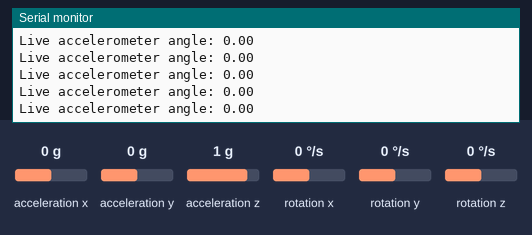
Simulated run of this sketch. Board: ESP32. On the bench: the last lines printed to the serial monitor. Wiring (inferred from the names in the program): MPU-9250 motion sensor at I2C address 0x68. The inputs (shaded band) are chosen by the test bench; at power-on: acceleration x 0 g, acceleration z 1 g, acceleration y 0 g, rotation x 0 °/s, rotation y 0 °/s, rotation z 0 °/s.

Above: at 6.2 s.
6.3 s: acceleration x set to -1.4 g
At 6.59 s:
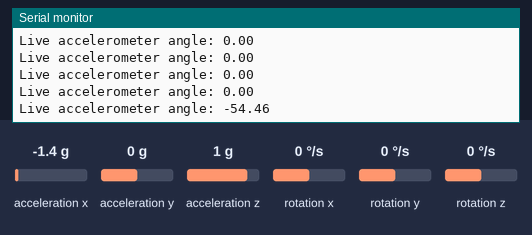
7.8 s: acceleration z set to -1.4 g
At 7.8 s:
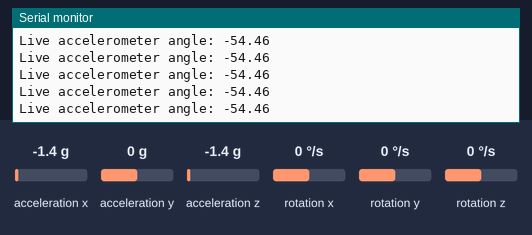
9.3 s: acceleration x set to -0.8 g
At 9.41 s:
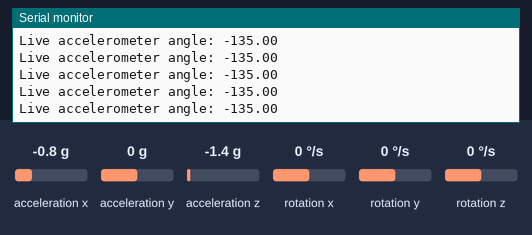
Timing chart, 0 to 12.3 s (numbered marks = the images above; inputs shaded):
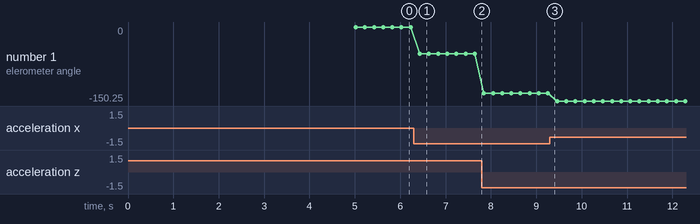

The sketch:

mpu6050_calibration_only.ino
```cpp
#include <Wire.h>

#define SDA_PIN 8
#define SCL_PIN 9
#define MPU_ADDR 0x68

#define PWR_MGMT_1   0x6B
#define ACCEL_CONFIG 0x1C
#define GYRO_CONFIG  0x1B
#define ACCEL_XOUT_H 0x3B

const float ACCEL_SCALE = 8192.0;
const float GYRO_SCALE  = 65.5;
const float G_TO_MS2    = 9.80665;

void mpuWrite(uint8_t reg, uint8_t val) {
  Wire.beginTransmission(MPU_ADDR);
  Wire.write(reg);
  Wire.write(val);
  Wire.endTransmission();
}

void mpuInit() {
  mpuWrite(PWR_MGMT_1, 0x00);
  delay(100);
  mpuWrite(ACCEL_CONFIG, 0x08);
  mpuWrite(GYRO_CONFIG, 0x08);
}

void mpuRead(float &ax, float &ay, float &az, float &gx, float &gy, float &gz) {
  Wire.beginTransmission(MPU_ADDR);
  Wire.write(ACCEL_XOUT_H);
  Wire.endTransmission(false);
  Wire.requestFrom(MPU_ADDR, 14);

  int16_t rawAx = (Wire.read() << 8) | Wire.read();
  int16_t rawAy = (Wire.read() << 8) | Wire.read();
  int16_t rawAz = (Wire.read() << 8) | Wire.read();
  Wire.read();
  Wire.read();
  int16_t rawGx = (Wire.read() << 8) | Wire.read();
  int16_t rawGy = (Wire.read() << 8) | Wire.read();
  int16_t rawGz = (Wire.read() << 8) | Wire.read();

  ax = (rawAx / ACCEL_SCALE) * G_TO_MS2;
  ay = (rawAy / ACCEL_SCALE) * G_TO_MS2;
  az = (rawAz / ACCEL_SCALE) * G_TO_MS2;
  gx = rawGx / GYRO_SCALE;
  gy = rawGy / GYRO_SCALE;
  gz = rawGz / GYRO_SCALE;
}

void setup() {
  Serial.begin(115200);
  delay(1000);
  Serial.println("=== MPU-6500 calibration-only sketch starting ===");

  Wire.begin(SDA_PIN, SCL_PIN);

  Wire.beginTransmission(MPU_ADDR);
  if (Wire.endTransmission() != 0) {
    Serial.println("FAILED — nothing responded at 0x68. Check wiring/power.");
    while (1) delay(1000);
  }

  mpuInit();
  Serial.println("SUCCESS — sensor initialized.");

  Serial.println();
  Serial.println("Hold the robot exactly upright and still now.");
  Serial.println("Calibration starts in 3 seconds...");
  delay(3000);

  float sum = 0;
  float ax, ay, az, gx, gy, gz;
  for (int i = 0; i < 200; i++) {
    mpuRead(ax, ay, az, gx, gy, gz);
    sum += atan2(ax, az) * 180.0 / PI;
    delay(3);
  }
  float angleOffset = sum / 200.0;

  Serial.println();
  Serial.print("DONE. angleOffset = ");
  Serial.println(angleOffset, 4);
  Serial.println("Copy this number down for use in the main sketch.");
}

void loop() {
  float ax, ay, az, gx, gy, gz;
  mpuRead(ax, ay, az, gx, gy, gz);
  float angle = atan2(ax, az) * 180.0 / PI;

  Serial.print("Live accelerometer angle: ");
  Serial.println(angle, 2);
  delay(200);
}
```

Measured:
- after the input at 6.3 s, the serial monitor: prints a new line after 0.13 s (image 1)
- plotted number 1: 0 → -54.46 after the input at 6.3 s, -54.46 → -135 after the input at 7.8 s, -135 → -150.25 after the input at 9.3 s
